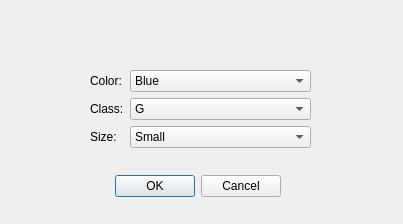
<?xml version="1.0" encoding="UTF-8"?>
<ui version="4.0">
 <class>InfoDialog</class>
 <widget class="QDialog" name="InfoDialog">
  <property name="geometry">
   <rect>
    <x>0</x>
    <y>0</y>
    <width>403</width>
    <height>224</height>
   </rect>
  </property>
  <property name="windowTitle">
   <string>Dialog</string>
  </property>
  <widget class="QDialogButtonBox" name="buttonBox">
   <property name="geometry">
    <rect>
     <x>-60</x>
     <y>170</y>
     <width>341</width>
     <height>32</height>
    </rect>
   </property>
   <property name="orientation">
    <enum>Qt::Orientation::Horizontal</enum>
   </property>
   <property name="standardButtons">
    <set>QDialogButtonBox::StandardButton::Cancel|QDialogButtonBox::StandardButton::Ok</set>
   </property>
  </widget>
  <widget class="QWidget" name="formLayoutWidget">
   <property name="geometry">
    <rect>
     <x>90</x>
     <y>70</y>
     <width>221</width>
     <height>91</height>
    </rect>
   </property>
   <layout class="QFormLayout" name="formLayout">
    <item row="0" column="0">
     <widget class="QLabel" name="label">
      <property name="text">
       <string>Color:</string>
      </property>
     </widget>
    </item>
    <item row="0" column="1">
     <widget class="QComboBox" name="colorCombo">
      <item>
       <property name="text">
        <string>Blue</string>
       </property>
      </item>
      <item>
       <property name="text">
        <string>Red</string>
       </property>
      </item>
      <item>
       <property name="text">
        <string>Gray</string>
       </property>
      </item>
      <item>
       <property name="text">
        <string>Purple</string>
       </property>
      </item>
     </widget>
    </item>
    <item row="1" column="1">
     <widget class="QComboBox" name="classCombo">
      <property name="currentIndex">
       <number>0</number>
      </property>
      <item>
       <property name="text">
        <string>G</string>
       </property>
      </item>
      <item>
       <property name="text">
        <string>1</string>
       </property>
      </item>
      <item>
       <property name="text">
        <string>2</string>
       </property>
      </item>
      <item>
       <property name="text">
        <string>3</string>
       </property>
      </item>
      <item>
       <property name="text">
        <string>4</string>
       </property>
      </item>
      <item>
       <property name="text">
        <string>5</string>
       </property>
      </item>
      <item>
       <property name="text">
        <string>O</string>
       </property>
      </item>
      <item>
       <property name="text">
        <string>B</string>
       </property>
      </item>
     </widget>
    </item>
    <item row="1" column="0">
     <widget class="QLabel" name="label_2">
      <property name="text">
       <string>Class:</string>
      </property>
     </widget>
    </item>
    <item row="2" column="1">
     <widget class="QComboBox" name="sizeCombo">
      <property name="currentIndex">
       <number>0</number>
      </property>
      <item>
       <property name="text">
        <string>Small</string>
       </property>
      </item>
      <item>
       <property name="text">
        <string>BIg</string>
       </property>
      </item>
     </widget>
    </item>
    <item row="2" column="0">
     <widget class="QLabel" name="label_3">
      <property name="text">
       <string>Size:</string>
      </property>
     </widget>
    </item>
   </layout>
  </widget>
 </widget>
 <resources/>
 <connections>
  <connection>
   <sender>buttonBox</sender>
   <signal>accepted()</signal>
   <receiver>InfoDialog</receiver>
   <slot>accept()</slot>
   <hints>
    <hint type="sourcelabel">
     <x>248</x>
     <y>254</y>
    </hint>
    <hint type="destinationlabel">
     <x>157</x>
     <y>274</y>
    </hint>
   </hints>
  </connection>
  <connection>
   <sender>buttonBox</sender>
   <signal>rejected()</signal>
   <receiver>InfoDialog</receiver>
   <slot>reject()</slot>
   <hints>
    <hint type="sourcelabel">
     <x>316</x>
     <y>260</y>
    </hint>
    <hint type="destinationlabel">
     <x>286</x>
     <y>274</y>
    </hint>
   </hints>
  </connection>
 </connections>
</ui>
